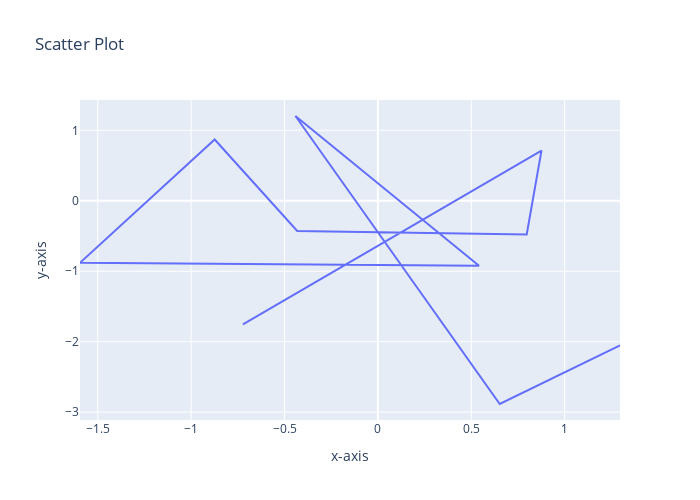

Notebook cell for this chart:
### Markdown cell above
"""
@Author: Samarth BM.
@Date: 2021-09-29 00:46
@Last Modified by: Samarth BM
@Last Modified time: 2021-09-29 00:46
@Title: To draw line and scatter plots for random 10 x and y coordinates
"""

### Code cell
import pandas as pd
import plotly.express as px
from pylab import randn
from LogHandler import logger

try:

    x = randn(10)
    y = randn(10)
    df = pd.DataFrame({ 'x-axis':x, 'y-axis':y })
    print(df)
    
    fig = px.line(df, x='x-axis', y='y-axis', width=700, height=500, title="Line Plot")
    fig.show()

except Exception as e:
    logger.error(e)

### Figure 1 — Plotly figure (JSON) as saved in the notebook; plotly's stock layout.template omitted (floating-point values rounded to 4 significant figures)
{"data": [{"hovertemplate": "x-axis=%{x}<br>y-axis=%{y}<extra></extra>", "legendgroup": "", "line": {"color": "#636efa", "dash": "solid"}, "marker": {"symbol": "circle"}, "mode": "lines", "name": "", "orientation": "v", "showlegend": false, "type": "scatter", "x": [1.297, 0.6526, -0.4415, 0.5415, -1.595, -0.874, -0.4319, 0.797, 0.8761, -0.7227], "xaxis": "x", "y": [-2.054, -2.885, 1.203, -0.9233, -0.8808, 0.8693, -0.4295, -0.4785, 0.7126, -1.754], "yaxis": "y"}], "layout": {"height": 500, "legend": {"tracegroupgap": 0}, "title": {"text": "Scatter Plot"}, "width": 700, "xaxis": {"anchor": "y", "domain": [0, 1], "title": {"text": "x-axis"}}, "yaxis": {"anchor": "x", "domain": [0, 1], "title": {"text": "y-axis"}}}}
